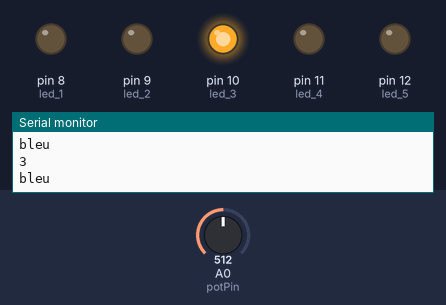
The sketch below on a simulated Arduino Uno, built with avr-gcc and run on an emulated ATmega328P. Shown: output pins drawn as LEDs (lit = HIGH), the last lines printed to the serial monitor. The test bench sets the inputs (shaded band); at power-on: A0 (potPin) = 512.

Above: at 1.2 s.
1.3 s: A0 (potPin) set to 498
At 1.8 s:
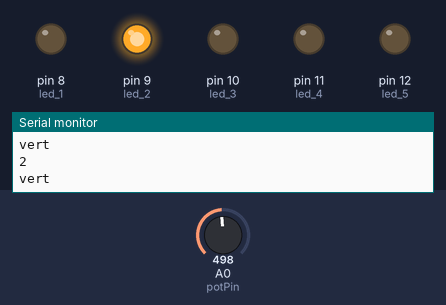
4.3 s: A0 (potPin) set to 265
7.3 s: A0 (potPin) set to 239
At 7.83 s:
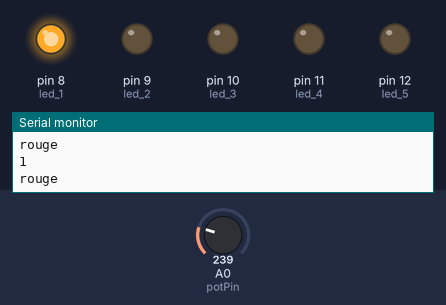
10.3 s: A0 (potPin) set to 1023
At 10.48 s:
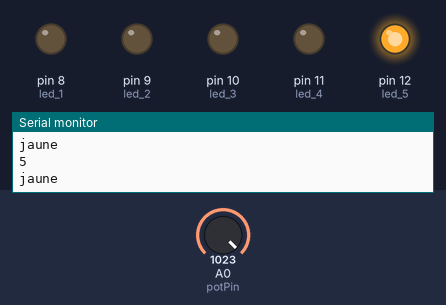
13.3 s: A0 (potPin) set to 1008
At 13.5 s:
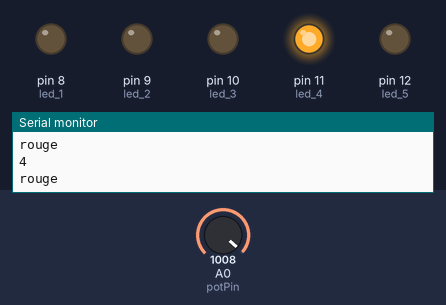
16.3 s: A0 (potPin) set to 716
At 16.51 s:
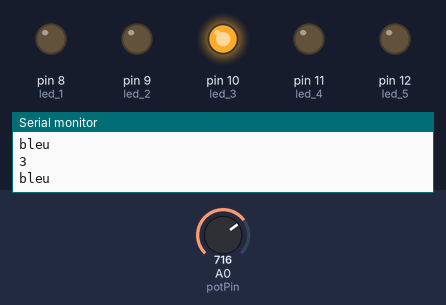
Timing chart, 0 to 19.3 s (numbered marks = the images above; inputs shaded):
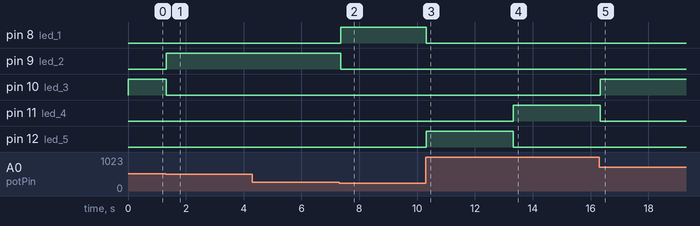

Measured:
- the behaviour switches between 510 and 509 on A0 (potPin) (found by bisection; images 0 and 1)
- the behaviour switches between 255 and 254 on A0 (potPin) (found by bisection; images 1 and 2)
- the behaviour switches between 1020 and 1019 on A0 (potPin) (found by bisection; images 3 and 4)
- after the input at 1.3 s, pin 9 (led_2): LOW → HIGH at once; pin 10 (led_3): HIGH → LOW at once
- after the input at 7.3 s, pin 8 (led_1): LOW → HIGH after 0.05 s; pin 9 (led_2): HIGH → LOW after 0.05 s
- after the input at 10.3 s, pin 8 (led_1): HIGH → LOW at once; pin 12 (led_5): LOW → HIGH at once
- after the input at 13.3 s, pin 11 (led_4): LOW → HIGH at once; pin 12 (led_5): HIGH → LOW at once
- after the input at 16.3 s, pin 10 (led_3): LOW → HIGH at once; pin 11 (led_4): HIGH → LOW at once

The sketch:

ARduino_workshop__case_.ino
```cpp
int potPin = A0;
int led_1 = 8;
int led_2 = 9;
int led_3 = 10;
int led_4 = 11;
int led_5 = 12;

void setup()
{
  pinMode(potPin, INPUT);
  Serial.begin(9600);

  pinMode(led_1, OUTPUT);
  pinMode(led_2, OUTPUT);
  pinMode(led_3, OUTPUT);
  pinMode(led_4, OUTPUT);
  pinMode(led_5, OUTPUT);

}

void loop()
{
  int potentiometre = (analogRead(potPin) / 255)+1;
  Serial.println(potentiometre);
  switch (potentiometre)
  {
    case 1:
      Serial.println("rouge");
      digitalWrite(led_1, HIGH);
      delay (60);
      digitalWrite(led_1,LOW);
      break;
    case 2:
      Serial.println("vert");
      digitalWrite(led_2, HIGH);
      delay (60);
      digitalWrite(led_2,LOW);
      break;
    case 3:
      Serial.println("bleu");
      digitalWrite(led_3, HIGH);
      delay (60);
      digitalWrite(led_3,LOW);
      break;
    case 4:
      Serial.println("rouge");
      digitalWrite(led_4, HIGH);
      delay (60);
      digitalWrite(led_4,LOW);
      break;
    case 5:
      Serial.println("jaune");
      digitalWrite(led_5, HIGH);
      delay (60);
      digitalWrite(led_5,LOW);
      break;
  }
}
```
